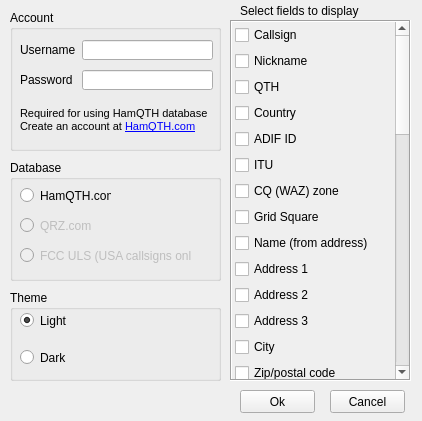
<?xml version="1.0" encoding="UTF-8"?>
<ui version="4.0">
 <class>OptionsWindow</class>
 <widget class="QWidget" name="OptionsWindow">
  <property name="windowModality">
   <enum>Qt::ApplicationModal</enum>
  </property>
  <property name="geometry">
   <rect>
    <x>0</x>
    <y>0</y>
    <width>422</width>
    <height>421</height>
   </rect>
  </property>
  <property name="sizePolicy">
   <sizepolicy hsizetype="Fixed" vsizetype="Fixed">
    <horstretch>0</horstretch>
    <verstretch>0</verstretch>
   </sizepolicy>
  </property>
  <property name="contextMenuPolicy">
   <enum>Qt::NoContextMenu</enum>
  </property>
  <property name="windowTitle">
   <string>Options</string>
  </property>
  <widget class="QGroupBox" name="accountBox">
   <property name="geometry">
    <rect>
     <x>10</x>
     <y>10</y>
     <width>211</width>
     <height>141</height>
    </rect>
   </property>
   <property name="title">
    <string>Account</string>
   </property>
   <widget class="QLineEdit" name="userField">
    <property name="geometry">
     <rect>
      <x>72</x>
      <y>30</y>
      <width>131</width>
      <height>20</height>
     </rect>
    </property>
   </widget>
   <widget class="QLineEdit" name="pwField">
    <property name="geometry">
     <rect>
      <x>72</x>
      <y>60</y>
      <width>131</width>
      <height>20</height>
     </rect>
    </property>
    <property name="inputMask">
     <string/>
    </property>
    <property name="echoMode">
     <enum>QLineEdit::Password</enum>
    </property>
    <property name="clearButtonEnabled">
     <bool>false</bool>
    </property>
   </widget>
   <widget class="QLabel" name="userLabel">
    <property name="geometry">
     <rect>
      <x>10</x>
      <y>30</y>
      <width>61</width>
      <height>20</height>
     </rect>
    </property>
    <property name="text">
     <string>Username</string>
    </property>
   </widget>
   <widget class="QLabel" name="pwLabel">
    <property name="geometry">
     <rect>
      <x>10</x>
      <y>60</y>
      <width>61</width>
      <height>20</height>
     </rect>
    </property>
    <property name="text">
     <string>Password</string>
    </property>
   </widget>
   <widget class="QLabel" name="qthlink">
    <property name="geometry">
     <rect>
      <x>10</x>
      <y>90</y>
      <width>191</width>
      <height>41</height>
     </rect>
    </property>
    <property name="font">
     <font>
      <pointsize>8</pointsize>
     </font>
    </property>
    <property name="text">
     <string>&lt;html&gt;&lt;head/&gt;&lt;body&gt;&lt;p&gt;Required for using HamQTH database&lt;br/&gt;Create an account at &lt;a href=&quot;https://www.hamqth.com/register.php&quot;&gt;&lt;span style=&quot; text-decoration: underline; color:#0000ff;&quot;&gt;HamQTH.com&lt;/span&gt;&lt;/a&gt;&lt;/p&gt;&lt;/body&gt;&lt;/html&gt;</string>
    </property>
    <property name="textFormat">
     <enum>Qt::RichText</enum>
    </property>
    <property name="wordWrap">
     <bool>true</bool>
    </property>
    <property name="openExternalLinks">
     <bool>true</bool>
    </property>
    <property name="textInteractionFlags">
     <set>Qt::TextBrowserInteraction</set>
    </property>
   </widget>
  </widget>
  <widget class="QPushButton" name="okButton">
   <property name="geometry">
    <rect>
     <x>240</x>
     <y>390</y>
     <width>75</width>
     <height>23</height>
    </rect>
   </property>
   <property name="text">
    <string>Ok</string>
   </property>
  </widget>
  <widget class="QPushButton" name="cancelButton">
   <property name="geometry">
    <rect>
     <x>330</x>
     <y>390</y>
     <width>75</width>
     <height>23</height>
    </rect>
   </property>
   <property name="text">
    <string>Cancel</string>
   </property>
  </widget>
  <widget class="QScrollArea" name="scrollArea">
   <property name="geometry">
    <rect>
     <x>230</x>
     <y>20</y>
     <width>181</width>
     <height>361</height>
    </rect>
   </property>
   <property name="frameShape">
    <enum>QFrame::Box</enum>
   </property>
   <property name="verticalScrollBarPolicy">
    <enum>Qt::ScrollBarAlwaysOn</enum>
   </property>
   <property name="sizeAdjustPolicy">
    <enum>QAbstractScrollArea::AdjustToContents</enum>
   </property>
   <property name="widgetResizable">
    <bool>true</bool>
   </property>
   <widget class="QWidget" name="scrollAreaWidgetContents">
    <property name="geometry">
     <rect>
      <x>0</x>
      <y>0</y>
      <width>160</width>
      <height>1103</height>
     </rect>
    </property>
    <layout class="QVBoxLayout" name="verticalLayout_2">
     <property name="leftMargin">
      <number>3</number>
     </property>
     <property name="topMargin">
      <number>3</number>
     </property>
     <property name="rightMargin">
      <number>0</number>
     </property>
     <property name="bottomMargin">
      <number>0</number>
     </property>
     <item>
      <layout class="QVBoxLayout" name="verticalLayout">
       <property name="sizeConstraint">
        <enum>QLayout::SetFixedSize</enum>
       </property>
       <item>
        <widget class="QCheckBox" name="callsignBox">
         <property name="text">
          <string>Callsign</string>
         </property>
        </widget>
       </item>
       <item>
        <widget class="QCheckBox" name="nickBox">
         <property name="text">
          <string>Nickname</string>
         </property>
        </widget>
       </item>
       <item>
        <widget class="QCheckBox" name="qthBox">
         <property name="text">
          <string>QTH</string>
         </property>
        </widget>
       </item>
       <item>
        <widget class="QCheckBox" name="countryBox">
         <property name="text">
          <string>Country</string>
         </property>
        </widget>
       </item>
       <item>
        <widget class="QCheckBox" name="adifBox">
         <property name="text">
          <string>ADIF ID</string>
         </property>
        </widget>
       </item>
       <item>
        <widget class="QCheckBox" name="ituBox">
         <property name="text">
          <string>ITU</string>
         </property>
        </widget>
       </item>
       <item>
        <widget class="QCheckBox" name="cqBox">
         <property name="text">
          <string>CQ (WAZ) zone</string>
         </property>
        </widget>
       </item>
       <item>
        <widget class="QCheckBox" name="gridBox">
         <property name="text">
          <string>Grid Square</string>
         </property>
        </widget>
       </item>
       <item>
        <widget class="QCheckBox" name="adrnameBox">
         <property name="text">
          <string>Name (from address)</string>
         </property>
        </widget>
       </item>
       <item>
        <widget class="QCheckBox" name="addr1Box">
         <property name="text">
          <string>Address 1</string>
         </property>
        </widget>
       </item>
       <item>
        <widget class="QCheckBox" name="adr2Box">
         <property name="text">
          <string>Address 2</string>
         </property>
        </widget>
       </item>
       <item>
        <widget class="QCheckBox" name="addr3Box">
         <property name="text">
          <string>Address 3</string>
         </property>
        </widget>
       </item>
       <item>
        <widget class="QCheckBox" name="cityBox">
         <property name="text">
          <string>City</string>
         </property>
        </widget>
       </item>
       <item>
        <widget class="QCheckBox" name="zipBox">
         <property name="text">
          <string>Zip/postal code</string>
         </property>
        </widget>
       </item>
       <item>
        <widget class="QCheckBox" name="countryBox_2">
         <property name="text">
          <string>Country (from address)</string>
         </property>
        </widget>
       </item>
       <item>
        <widget class="QCheckBox" name="adifaddrBox">
         <property name="text">
          <string>ADIF (from address)</string>
         </property>
        </widget>
       </item>
       <item>
        <widget class="QCheckBox" name="districtBox">
         <property name="text">
          <string>District</string>
         </property>
        </widget>
       </item>
       <item>
        <widget class="QCheckBox" name="stateBox">
         <property name="text">
          <string>State (USA)</string>
         </property>
        </widget>
       </item>
       <item>
        <widget class="QCheckBox" name="countyBox">
         <property name="text">
          <string>County (USA)</string>
         </property>
        </widget>
       </item>
       <item>
        <widget class="QCheckBox" name="oblastBox">
         <property name="text">
          <string>Oblast (RUS)</string>
         </property>
        </widget>
       </item>
       <item>
        <widget class="QCheckBox" name="dokBox">
         <property name="text">
          <string>DOK</string>
         </property>
        </widget>
       </item>
       <item>
        <widget class="QCheckBox" name="iotaBox">
         <property name="text">
          <string>IOTA #</string>
         </property>
        </widget>
       </item>
       <item>
        <widget class="QCheckBox" name="qslBox">
         <property name="text">
          <string>QSL Info</string>
         </property>
        </widget>
       </item>
       <item>
        <widget class="QCheckBox" name="lotwBox">
         <property name="text">
          <string>Uses LOTW?</string>
         </property>
        </widget>
       </item>
       <item>
        <widget class="QCheckBox" name="eqslBox">
         <property name="text">
          <string>Uses EQSL?</string>
         </property>
        </widget>
       </item>
       <item>
        <widget class="QCheckBox" name="qslbBox">
         <property name="text">
          <string>Accept QSL via bureau?</string>
         </property>
        </widget>
       </item>
       <item>
        <widget class="QCheckBox" name="directqslBox">
         <property name="text">
          <string>Accept direct QSL card?</string>
         </property>
        </widget>
       </item>
       <item>
        <widget class="QCheckBox" name="emailBox">
         <property name="text">
          <string>Email address</string>
         </property>
        </widget>
       </item>
       <item>
        <widget class="QCheckBox" name="jabberBox">
         <property name="text">
          <string>Jabber</string>
         </property>
        </widget>
       </item>
       <item>
        <widget class="QCheckBox" name="icqBox">
         <property name="text">
          <string>ICQ</string>
         </property>
        </widget>
       </item>
       <item>
        <widget class="QCheckBox" name="msnBox">
         <property name="text">
          <string>MSN</string>
         </property>
        </widget>
       </item>
       <item>
        <widget class="QCheckBox" name="skypeBox">
         <property name="text">
          <string>Skype</string>
         </property>
        </widget>
       </item>
       <item>
        <widget class="QCheckBox" name="birthyearBox">
         <property name="text">
          <string>Year of birth</string>
         </property>
        </widget>
       </item>
       <item>
        <widget class="QCheckBox" name="licenseyearBox">
         <property name="text">
          <string>Licensed since</string>
         </property>
        </widget>
       </item>
       <item>
        <widget class="QCheckBox" name="photoBox">
         <property name="text">
          <string>URL to user's photo</string>
         </property>
        </widget>
       </item>
       <item>
        <widget class="QCheckBox" name="latBox">
         <property name="text">
          <string>Latitude</string>
         </property>
        </widget>
       </item>
       <item>
        <widget class="QCheckBox" name="longBox">
         <property name="text">
          <string>Longitude</string>
         </property>
        </widget>
       </item>
       <item>
        <widget class="QCheckBox" name="contBox">
         <property name="text">
          <string>Continent</string>
         </property>
        </widget>
       </item>
       <item>
        <widget class="QCheckBox" name="utcBox">
         <property name="text">
          <string>Offset to UTC time</string>
         </property>
        </widget>
       </item>
       <item>
        <widget class="QCheckBox" name="fbookBox">
         <property name="text">
          <string>Facebook URL</string>
         </property>
        </widget>
       </item>
       <item>
        <widget class="QCheckBox" name="twitBox">
         <property name="text">
          <string>Twitter URL</string>
         </property>
        </widget>
       </item>
       <item>
        <widget class="QCheckBox" name="gplusBox">
         <property name="text">
          <string>Google Plus URL</string>
         </property>
        </widget>
       </item>
       <item>
        <widget class="QCheckBox" name="utubeBox">
         <property name="text">
          <string>YouTube URL</string>
         </property>
        </widget>
       </item>
       <item>
        <widget class="QCheckBox" name="linkedBox">
         <property name="text">
          <string>LinkedIn URL</string>
         </property>
        </widget>
       </item>
       <item>
        <widget class="QCheckBox" name="flickrBox">
         <property name="text">
          <string>Flickr URL</string>
         </property>
        </widget>
       </item>
       <item>
        <widget class="QCheckBox" name="vimeoBox">
         <property name="text">
          <string>Vimeo URL</string>
         </property>
        </widget>
       </item>
      </layout>
     </item>
    </layout>
   </widget>
  </widget>
  <widget class="QGroupBox" name="dbBox">
   <property name="geometry">
    <rect>
     <x>10</x>
     <y>160</y>
     <width>211</width>
     <height>121</height>
    </rect>
   </property>
   <property name="title">
    <string>Database</string>
   </property>
   <widget class="QRadioButton" name="qthButton">
    <property name="geometry">
     <rect>
      <x>10</x>
      <y>20</y>
      <width>91</width>
      <height>31</height>
     </rect>
    </property>
    <property name="text">
     <string>HamQTH.com</string>
    </property>
   </widget>
   <widget class="QRadioButton" name="qrzButton">
    <property name="enabled">
     <bool>false</bool>
    </property>
    <property name="geometry">
     <rect>
      <x>10</x>
      <y>50</y>
      <width>82</width>
      <height>31</height>
     </rect>
    </property>
    <property name="text">
     <string>QRZ.com</string>
    </property>
    <property name="checkable">
     <bool>true</bool>
    </property>
   </widget>
   <widget class="QRadioButton" name="fccButton">
    <property name="enabled">
     <bool>false</bool>
    </property>
    <property name="geometry">
     <rect>
      <x>10</x>
      <y>80</y>
      <width>171</width>
      <height>31</height>
     </rect>
    </property>
    <property name="text">
     <string>FCC ULS (USA callsigns only)</string>
    </property>
    <property name="checkable">
     <bool>true</bool>
    </property>
   </widget>
  </widget>
  <widget class="QLabel" name="label">
   <property name="geometry">
    <rect>
     <x>240</x>
     <y>0</y>
     <width>121</width>
     <height>21</height>
    </rect>
   </property>
   <property name="text">
    <string>Select fields to display</string>
   </property>
  </widget>
  <widget class="QGroupBox" name="groupBox">
   <property name="geometry">
    <rect>
     <x>10</x>
     <y>290</y>
     <width>211</width>
     <height>91</height>
    </rect>
   </property>
   <property name="title">
    <string>Theme</string>
   </property>
   <widget class="QRadioButton" name="lightButton">
    <property name="geometry">
     <rect>
      <x>10</x>
      <y>20</y>
      <width>83</width>
      <height>21</height>
     </rect>
    </property>
    <property name="text">
     <string>Light</string>
    </property>
    <property name="checked">
     <bool>true</bool>
    </property>
   </widget>
   <widget class="QRadioButton" name="darkButton">
    <property name="geometry">
     <rect>
      <x>10</x>
      <y>57</y>
      <width>83</width>
      <height>21</height>
     </rect>
    </property>
    <property name="text">
     <string>Dark</string>
    </property>
   </widget>
  </widget>
 </widget>
 <resources/>
 <connections/>
</ui>
